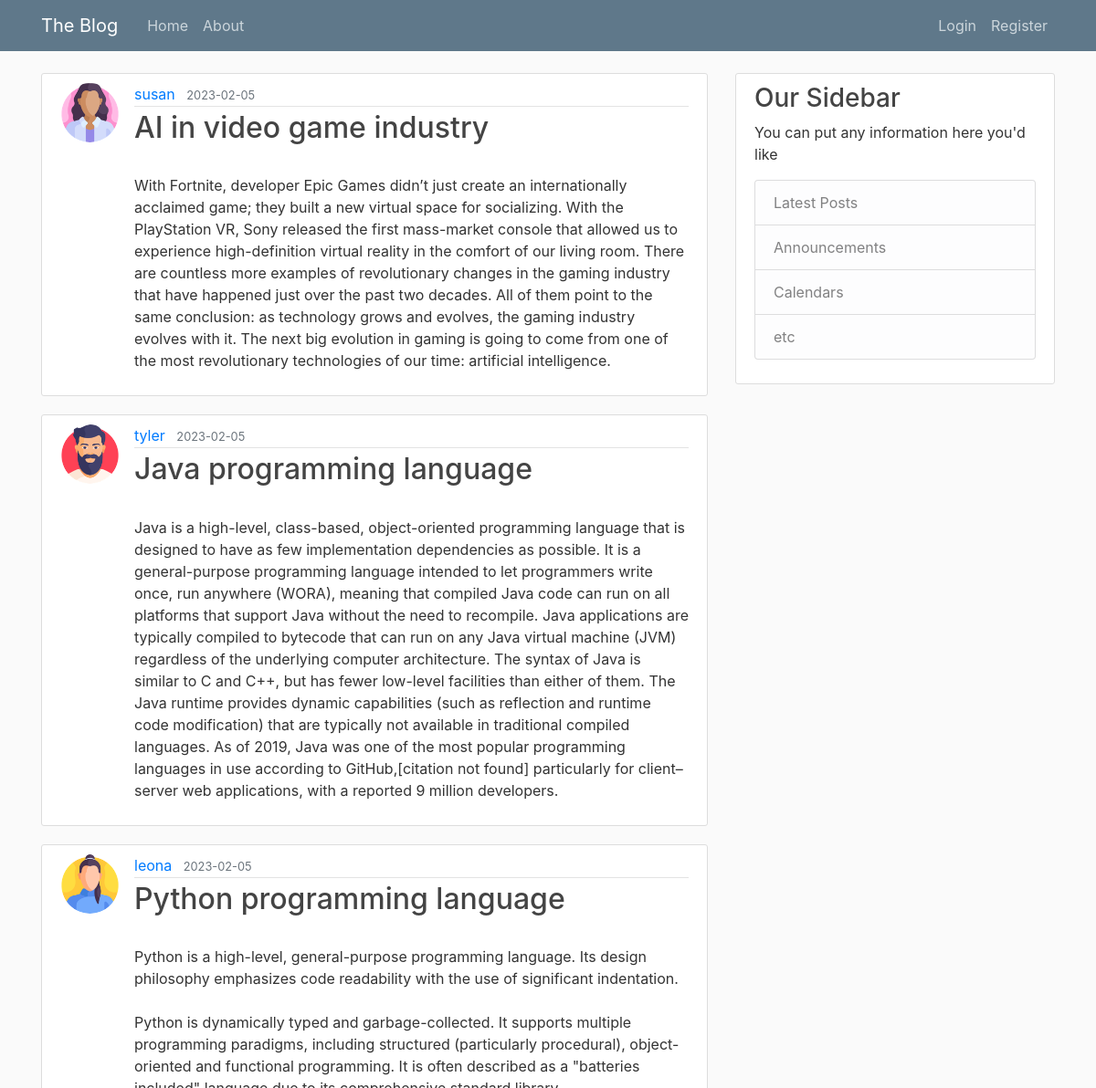
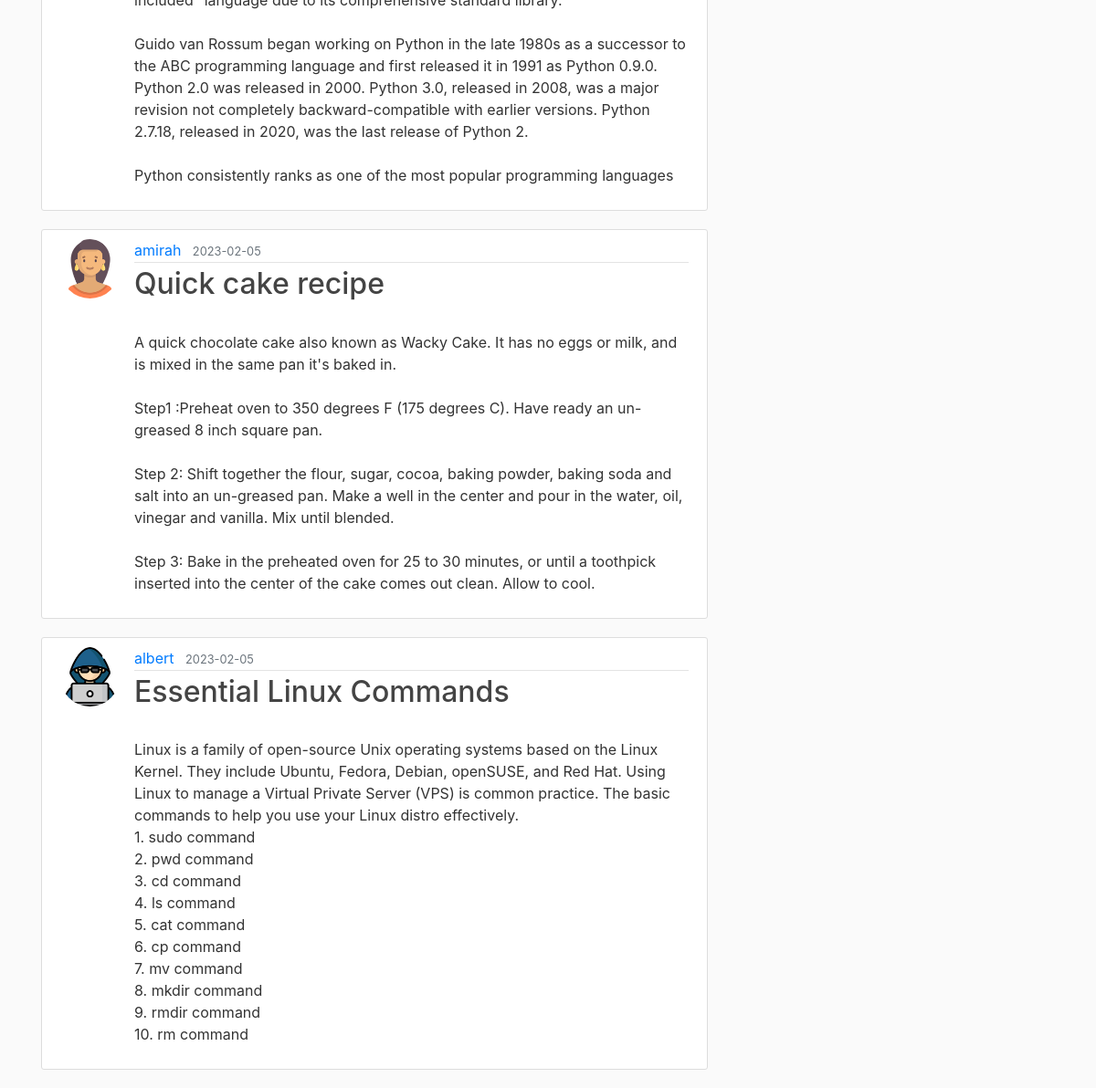
The page /home on the database its author committed (2 pictures, top to bottom).
### blog/models.py (models this page shows, shortened)
class Post(db.Model):
    id = db.Column(db.Integer, primary_key=True)
    title = db.Column(db.String(100), nullable=False)
    date_posted = db.Column(db.DateTime, nullable = False, default = datetime.utcnow)
    content = db.Column(db.Text, nullable=False)
    user_id = db.Column(db.Integer, db.ForeignKey('user.id'), nullable=False)

class User(db.Model, UserMixin):
    id = db.Column(db.Integer, primary_key=True)
    username = db.Column(db.String(20), unique = True, nullable = False )
    email = db.Column(db.String(120), unique = True, nullable = False )
    image_file = db.Column(db.String(20), nullable=False, default='default.jpeg')
    password = db.Column(db.String(60), nullable = False)
    posts = db.relationship('Post', backref='author', lazy=True)

### blog/routes.py (the view)
@app.route("/")
@app.route("/home")
def home():
    page = request.args.get('page', 1, type=int)
    posts = Post.query.order_by(Post.date_posted.desc()).paginate(page = page, per_page=5)
    return  render_template('home.html', posts=posts)

### blog/templates/home.html
{% extends "layout.html" %}
{% block content %}
    {% for post in posts %}
        <article class="media content-section">
            <img src="{{ url_for('static', filename='profile_pics/'+ post.author.image_file) }}" alt="" class="rounded-circle article-img">
            <div class="media-body">
                <div class="article-metadata">
                    <a href="#" class="mr-2">
                        {{post.author.username}}
                    </a>
                    <small class="text-muted">
                        {{post.date_posted.strftime('%Y-%m-%d')}}
                    </small>
                </div>
                <h2><a href="{{ url_for('post', post_id=post.id) }}" class="article-title">
                    {{post.title}}
                </a></h2>
                <p class="article-content">
                    {{post.content}}
                </p>
            </div>
        </article>
    {% endfor %}
{% endblock content %}

### blog/static/main.css (style rules this page uses)
body { background: #fafafa; color: #333333; margin-top: 5rem; }
h1, h2, h3, h4, h5, h6 { color: #444444; }
.content-section { background: #ffffff; padding: 10px 20px; border: 1px solid #dddddd; border-radius: 3px; margin-bottom: 20px; }
.article-title { color: #444444; }
.article-content { white-space: pre-line; }
.article-img { height: 65px; width: 65px; margin-right: 16px; }
.article-metadata { padding-bottom: 1px; margin-bottom: 4px; border-bottom: 1px solid #e3e3e3 }

### rows shown on the page
Post: image_file (picture), author.username "susan", date_posted "2023-02-05", title "AI in video game industry", content "With Fortnite, developer Epic Games didn’t just create an internationally acclaimed game; they built a new virtual space for socializing. With the PlayStation VR, Sony released the first mass-market console that allowed us to experience high-definition virtual reality in the comfort of our living room. There are countless more examples of revolutionary changes in the gaming industry that have happened just over the past two decades. All of them point to the same conclusion: as technology grows and evolves, the gaming industry evolves with it. The next big evolution in gaming is going to come from one of the most revolutionary technologies of our time: artificial intelligence."
Post: image_file (picture), author.username "tyler", date_posted "2023-02-05", title "Java programming language", content "Java is a high-level, class-based, object-oriented programming language that is designed to have as few implementation dependencies as possible. It is a general-purpose programming language intended to let programmers write once, run anywhere (WORA), meaning that compiled Java code can run on all platforms that support Java without the need to recompile. Java applications are typically compiled to bytecode that can run on any Java virtual machine (JVM) regardless of the underlying computer architecture. The syntax of Java is similar to C and C++, but has fewer low-level facilities than either of them. The Java runtime provides dynamic capabilities (such as reflection and runtime code…"
Post: image_file (picture), author.username "leona", date_posted "2023-02-05", title "Python programming language", content "Python is a high-level, general-purpose programming language. Its design philosophy emphasizes code readability with the use of significant indentation. Python is dynamically typed and garbage-collected. It supports multiple programming paradigms, including structured (particularly procedural), object-oriented and functional programming. It is often described as a \"batteries included\" language due to its comprehensive standard library. Guido van Rossum began working on Python in the late 1980s as a successor to the ABC programming language and first released it in 1991 as Python 0.9.0. Python 2.0 was released in 2000. Python 3.0, released in 2008, was a major revision not completely…"
Post: image_file (picture), author.username "amirah", date_posted "2023-02-05", title "Quick cake recipe", content "A quick chocolate cake also known as Wacky Cake. It has no eggs or milk, and is mixed in the same pan it's baked in. Step1 :Preheat oven to 350 degrees F (175 degrees C). Have ready an un-greased 8 inch square pan. Step 2: Shift together the flour, sugar, cocoa, baking powder, baking soda and salt into an un-greased pan. Make a well in the center and pour in the water, oil, vinegar and vanilla. Mix until blended. Step 3: Bake in the preheated oven for 25 to 30 minutes, or until a toothpick inserted into the center of the cake comes out clean. Allow to cool."
Post: image_file (picture), author.username "albert", date_posted "2023-02-05", title "Essential Linux Commands", content "Linux is a family of open-source Unix operating systems based on the Linux Kernel. They include Ubuntu, Fedora, Debian, openSUSE, and Red Hat. Using Linux to manage a Virtual Private Server (VPS) is common practice. The basic commands to help you use your Linux distro effectively. 1. sudo command 2. pwd command 3. cd command 4. ls command 5. cat command 6. cp command 7. mv command 8. mkdir command 9. rmdir command 10. rm command"
